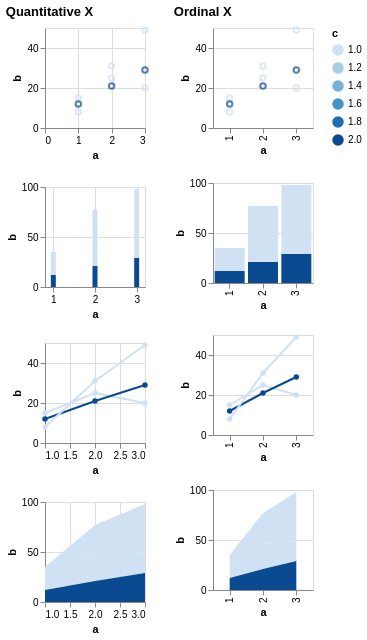

Vega-Lite specification for this chart:
### Vega specification from a JSON file in a GitHub repository (floating-point values rounded to 4 significant figures)
{"$schema": "https://vega.github.io/schema/vega/v5.json", "description": "Testing invalid", "background": "white", "padding": 5, "data": [{"name": "source_0", "values": [{"a": 1, "b": 15, "c": 1}, {"a": 2, "b": 25, "c": 1}, {"a": 3, "b": 20, "c": 1}, {"a": 1, "b": 12, "c": 2}, {"a": 2, "b": 21, "c": 2}, {"a": 3, "b": 29, "c": 2}, {"a": 1, "b": 8, "c": null}, {"a": 2, "b": 31, "c": null}, {"a": 3, "b": 49, "c": null}]}, {"name": "data_0", "source": "source_0", "transform": [{"type": "formula", "expr": "toNumber(datum[\"a\"])", "as": "a"}]}, {"name": "data_2", "source": "data_0", "transform": [{"type": "stack", "groupby": ["a"], "field": "b", "sort": {"field": ["c"], "order": ["descending"]}, "as": ["b_start", "b_end"], "offset": "zero"}]}, {"name": "data_3", "source": "data_0", "transform": [{"type": "impute", "field": "b", "groupby": ["c"], "key": "a", "method": "value", "value": 0}, {"type": "stack", "groupby": ["a"], "field": "b", "sort": {"field": ["c"], "order": ["descending"]}, "as": ["b_start", "b_end"], "offset": "zero"}]}, {"name": "data_4", "source": "data_0", "transform": [{"type": "stack", "groupby": ["a"], "field": "b", "sort": {"field": ["c"], "order": ["descending"]}, "as": ["b_start", "b_end"], "offset": "zero"}]}, {"name": "data_5", "source": "data_0", "transform": [{"type": "impute", "field": "b", "groupby": ["c"], "key": "a", "method": "value", "value": 0}, {"type": "stack", "groupby": ["a"], "field": "b", "sort": {"field": ["c"], "order": ["descending"]}, "as": ["b_start", "b_end"], "offset": "zero"}]}], "signals": [{"name": "childWidth", "value": 100}, {"name": "concat_0_childHeight", "value": 100}, {"name": "concat_1_childHeight", "value": 100}], "layout": {"padding": 20, "bounds": "full", "align": "each"}, "marks": [{"type": "group", "name": "concat_0_group", "title": {"text": "Quantitative X", "anchor": "start"}, "layout": {"padding": 20, "columns": 1, "bounds": "full", "align": "each"}, "marks": [{"type": "group", "name": "concat_0_concat_0_group", "style": "cell", "encode": {"update": {"width": {"signal": "childWidth"}, "height": {"signal": "concat_0_childHeight"}}}, "marks": [{"name": "concat_0_concat_0_marks", "type": "symbol", "style": ["point"], "from": {"data": "data_0"}, "encode": {"update": {"opacity": {"value": 0.7}, "fill": {"value": "transparent"}, "stroke": [{"test": "!isValid(datum[\"c\"]) || !isFinite(+datum[\"c\"])", "signal": "scale('color', domain('color')[0])"}, {"scale": "color", "field": "c"}], "ariaRoleDescription": {"value": "point"}, "description": {"signal": "\"a: \" + (format(datum[\"a\"], \"\")) + \"; b: \" + (format(datum[\"b\"], \"\")) + \"; c: \" + (format(datum[\"c\"], \"\"))"}, "x": [{"test": "!isValid(datum[\"a\"]) || !isFinite(+datum[\"a\"])", "value": 0}, {"scale": "concat_0_concat_0_x", "field": "a"}], "y": [{"test": "!isValid(datum[\"b\"]) || !isFinite(+datum[\"b\"])", "field": {"group": "height"}}, {"scale": "concat_0_concat_0_y", "field": "b"}]}}}], "axes": [{"scale": "concat_0_concat_0_x", "orient": "bottom", "gridScale": "concat_0_concat_0_y", "grid": true, "tickCount": {"signal": "ceil(childWidth/40)"}, "domain": false, "labels": false, "aria": false, "maxExtent": 0, "minExtent": 0, "ticks": false, "zindex": 0}, {"scale": "concat_0_concat_0_y", "orient": "left", "gridScale": "concat_0_concat_0_x", "grid": true, "tickCount": {"signal": "ceil(concat_0_childHeight/40)"}, "domain": false, "labels": false, "aria": false, "maxExtent": 0, "minExtent": 0, "ticks": false, "zindex": 0}, {"scale": "concat_0_concat_0_x", "orient": "bottom", "grid": false, "title": "a", "labelFlush": true, "labelOverlap": true, "tickCount": {"signal": "ceil(childWidth/40)"}, "zindex": 0}, {"scale": "concat_0_concat_0_y", "orient": "left", "grid": false, "title": "b", "labelOverlap": true, "tickCount": {"signal": "ceil(concat_0_childHeight/40)"}, "zindex": 0}]}, {"type": "group", "name": "concat_0_concat_1_group", "style": "cell", "encode": {"update": {"width": {"signal": "childWidth"}, "height": {"signal": "concat_0_childHeight"}}}, "marks": [{"name": "concat_0_concat_1_marks", "type": "rect", "style": ["bar"], "from": {"data": "data_2"}, "encode": {"update": {"fill": [{"test": "!isValid(datum[\"c\"]) || !isFinite(+datum[\"c\"])", "signal": "scale('color', domain('color')[0])"}, {"scale": "color", "field": "c"}], "ariaRoleDescription": {"value": "bar"}, "description": {"signal": "\"a: \" + (format(datum[\"a\"], \"\")) + \"; b: \" + (format(datum[\"b\"], \"\")) + \"; c: \" + (format(datum[\"c\"], \"\"))"}, "xc": [{"test": "!isValid(datum[\"a\"]) || !isFinite(+datum[\"a\"])", "value": 0}, {"scale": "concat_0_concat_1_x", "field": "a"}], "width": {"value": 5}, "y": {"scale": "concat_0_concat_1_y", "field": "b_end"}, "y2": {"scale": "concat_0_concat_1_y", "field": "b_start"}}}}], "axes": [{"scale": "concat_0_concat_1_x", "orient": "bottom", "gridScale": "concat_0_concat_1_y", "grid": true, "tickCount": {"signal": "ceil(childWidth/40)"}, "domain": false, "labels": false, "aria": false, "maxExtent": 0, "minExtent": 0, "ticks": false, "zindex": 0}, {"scale": "concat_0_concat_1_y", "orient": "left", "gridScale": "concat_0_concat_1_x", "grid": true, "tickCount": {"signal": "ceil(concat_0_childHeight/40)"}, "domain": false, "labels": false, "aria": false, "maxExtent": 0, "minExtent": 0, "ticks": false, "zindex": 0}, {"scale": "concat_0_concat_1_x", "orient": "bottom", "grid": false, "title": "a", "labelFlush": true, "labelOverlap": true, "tickCount": {"signal": "ceil(childWidth/40)"}, "zindex": 0}, {"scale": "concat_0_concat_1_y", "orient": "left", "grid": false, "title": "b", "labelOverlap": true, "tickCount": {"signal": "ceil(concat_0_childHeight/40)"}, "zindex": 0}]}, {"type": "group", "name": "concat_0_concat_2_group", "style": "cell", "encode": {"update": {"width": {"signal": "childWidth"}, "height": {"signal": "concat_0_childHeight"}}}, "marks": [{"name": "concat_0_concat_2_layer_0_pathgroup", "type": "group", "from": {"facet": {"name": "faceted_path_concat_0_concat_2_layer_0_main", "data": "data_0", "groupby": ["c"]}}, "encode": {"update": {"width": {"field": {"group": "width"}}, "height": {"field": {"group": "height"}}}}, "marks": [{"name": "concat_0_concat_2_layer_0_marks", "type": "line", "style": ["line"], "sort": {"field": "datum[\"a\"]"}, "from": {"data": "faceted_path_concat_0_concat_2_layer_0_main"}, "encode": {"update": {"stroke": [{"test": "!isValid(datum[\"c\"]) || !isFinite(+datum[\"c\"])", "signal": "scale('color', domain('color')[0])"}, {"scale": "color", "field": "c"}], "description": {"signal": "\"a: \" + (format(datum[\"a\"], \"\")) + \"; b: \" + (format(datum[\"b\"], \"\")) + \"; c: \" + (format(datum[\"c\"], \"\"))"}, "x": [{"test": "!isValid(datum[\"a\"]) || !isFinite(+datum[\"a\"])", "value": 0}, {"scale": "concat_0_concat_2_x", "field": "a"}], "y": [{"test": "!isValid(datum[\"b\"]) || !isFinite(+datum[\"b\"])", "field": {"group": "height"}}, {"scale": "concat_0_concat_2_y", "field": "b"}]}}}]}, {"name": "concat_0_concat_2_layer_1_marks", "type": "symbol", "style": ["point"], "from": {"data": "data_0"}, "encode": {"update": {"opacity": {"value": 1}, "fill": [{"test": "!isValid(datum[\"c\"]) || !isFinite(+datum[\"c\"])", "signal": "scale('color', domain('color')[0])"}, {"scale": "color", "field": "c"}], "ariaRoleDescription": {"value": "point"}, "description": {"signal": "\"a: \" + (format(datum[\"a\"], \"\")) + \"; b: \" + (format(datum[\"b\"], \"\")) + \"; c: \" + (format(datum[\"c\"], \"\"))"}, "x": [{"test": "!isValid(datum[\"a\"]) || !isFinite(+datum[\"a\"])", "value": 0}, {"scale": "concat_0_concat_2_x", "field": "a"}], "y": [{"test": "!isValid(datum[\"b\"]) || !isFinite(+datum[\"b\"])", "field": {"group": "height"}}, {"scale": "concat_0_concat_2_y", "field": "b"}]}}}], "axes": [{"scale": "concat_0_concat_2_x", "orient": "bottom", "gridScale": "concat_0_concat_2_y", "grid": true, "tickCount": {"signal": "ceil(childWidth/40)"}, "domain": false, "labels": false, "aria": false, "maxExtent": 0, "minExtent": 0, "ticks": false, "zindex": 0}, {"scale": "concat_0_concat_2_y", "orient": "left", "gridScale": "concat_0_concat_2_x", "grid": true, "tickCount": {"signal": "ceil(concat_0_childHeight/40)"}, "domain": false, "labels": false, "aria": false, "maxExtent": 0, "minExtent": 0, "ticks": false, "zindex": 0}, {"scale": "concat_0_concat_2_x", "orient": "bottom", "grid": false, "title": "a", "labelFlush": true, "labelOverlap": true, "tickCount": {"signal": "ceil(childWidth/40)"}, "zindex": 0}, {"scale": "concat_0_concat_2_y", "orient": "left", "grid": false, "title": "b", "labelOverlap": true, "tickCount": {"signal": "ceil(concat_0_childHeight/40)"}, "zindex": 0}]}, {"type": "group", "name": "concat_0_concat_3_group", "style": "cell", "encode": {"update": {"width": {"signal": "childWidth"}, "height": {"signal": "concat_0_childHeight"}}}, "marks": [{"name": "concat_0_concat_3_pathgroup", "type": "group", "from": {"facet": {"name": "faceted_path_concat_0_concat_3_main", "data": "data_3", "groupby": ["c"]}}, "encode": {"update": {"width": {"field": {"group": "width"}}, "height": {"field": {"group": "height"}}}}, "marks": [{"name": "concat_0_concat_3_marks", "type": "area", "style": ["area"], "sort": {"field": "datum[\"a\"]"}, "from": {"data": "faceted_path_concat_0_concat_3_main"}, "encode": {"update": {"orient": {"value": "vertical"}, "fill": [{"test": "!isValid(datum[\"c\"]) || !isFinite(+datum[\"c\"])", "signal": "scale('color', domain('color')[0])"}, {"scale": "color", "field": "c"}], "description": {"signal": "\"a: \" + (format(datum[\"a\"], \"\")) + \"; b: \" + (format(datum[\"b\"], \"\")) + \"; c: \" + (format(datum[\"c\"], \"\"))"}, "x": [{"test": "!isValid(datum[\"a\"]) || !isFinite(+datum[\"a\"])", "value": 0}, {"scale": "concat_0_concat_3_x", "field": "a"}], "y": {"scale": "concat_0_concat_3_y", "field": "b_end"}, "y2": {"scale": "concat_0_concat_3_y", "field": "b_start"}}}}]}], "axes": [{"scale": "concat_0_concat_3_x", "orient": "bottom", "gridScale": "concat_0_concat_3_y", "grid": true, "tickCount": {"signal": "ceil(childWidth/40)"}, "domain": false, "labels": false, "aria": false, "maxExtent": 0, "minExtent": 0, "ticks": false, "zindex": 0}, {"scale": "concat_0_concat_3_y", "orient": "left", "gridScale": "concat_0_concat_3_x", "grid": true, "tickCount": {"signal": "ceil(concat_0_childHeight/40)"}, "domain": false, "labels": false, "aria": false, "maxExtent": 0, "minExtent": 0, "ticks": false, "zindex": 0}, {"scale": "concat_0_concat_3_x", "orient": "bottom", "grid": false, "title": "a", "labelFlush": true, "labelOverlap": true, "tickCount": {"signal": "ceil(childWidth/40)"}, "zindex": 0}, {"scale": "concat_0_concat_3_y", "orient": "left", "grid": false, "title": "b", "labelOverlap": true, "tickCount": {"signal": "ceil(concat_0_childHeight/40)"}, "zindex": 0}]}]}, {"type": "group", "name": "concat_1_group", "title": {"text": "Ordinal X", "anchor": "start"}, "layout": {"padding": 20, "columns": 1, "bounds": "full", "align": "each"}, "marks": [{"type": "group", "name": "concat_1_concat_0_group", "style": "cell", "encode": {"update": {"width": {"signal": "childWidth"}, "height": {"signal": "concat_1_childHeight"}}}, "marks": [{"name": "concat_1_concat_0_marks", "type": "symbol", "style": ["point"], "from": {"data": "data_0"}, "encode": {"update": {"opacity": {"value": 0.7}, "fill": {"value": "transparent"}, "stroke": [{"test": "!isValid(datum[\"c\"]) || !isFinite(+datum[\"c\"])", "signal": "scale('color', domain('color')[0])"}, {"scale": "color", "field": "c"}], "ariaRoleDescription": {"value": "point"}, "description": {"signal": "\"a: \" + (isValid(datum[\"a\"]) ? datum[\"a\"] : \"\"+datum[\"a\"]) + \"; b: \" + (format(datum[\"b\"], \"\")) + \"; c: \" + (format(datum[\"c\"], \"\"))"}, "x": {"scale": "concat_1_concat_0_x", "field": "a"}, "y": [{"test": "!isValid(datum[\"b\"]) || !isFinite(+datum[\"b\"])", "field": {"group": "height"}}, {"scale": "concat_1_concat_0_y", "field": "b"}]}}}], "axes": [{"scale": "concat_1_concat_0_y", "orient": "left", "gridScale": "concat_1_concat_0_x", "grid": true, "tickCount": {"signal": "ceil(concat_1_childHeight/40)"}, "domain": false, "labels": false, "aria": false, "maxExtent": 0, "minExtent": 0, "ticks": false, "zindex": 0}, {"scale": "concat_1_concat_0_x", "orient": "bottom", "grid": false, "title": "a", "labelAlign": "right", "labelAngle": 270, "labelBaseline": "middle", "zindex": 0}, {"scale": "concat_1_concat_0_y", "orient": "left", "grid": false, "title": "b", "labelOverlap": true, "tickCount": {"signal": "ceil(concat_1_childHeight/40)"}, "zindex": 0}]}, {"type": "group", "name": "concat_1_concat_1_group", "style": "cell", "encode": {"update": {"width": {"signal": "childWidth"}, "height": {"signal": "concat_1_childHeight"}}}, "marks": [{"name": "concat_1_concat_1_marks", "type": "rect", "style": ["bar"], "from": {"data": "data_4"}, "encode": {"update": {"fill": [{"test": "!isValid(datum[\"c\"]) || !isFinite(+datum[\"c\"])", "signal": "scale('color', domain('color')[0])"}, {"scale": "color", "field": "c"}], "ariaRoleDescription": {"value": "bar"}, "description": {"signal": "\"a: \" + (isValid(datum[\"a\"]) ? datum[\"a\"] : \"\"+datum[\"a\"]) + \"; b: \" + (format(datum[\"b\"], \"\")) + \"; c: \" + (format(datum[\"c\"], \"\"))"}, "x": {"scale": "concat_1_concat_1_x", "field": "a"}, "width": {"signal": "max(0.25, bandwidth('concat_1_concat_1_x'))"}, "y": {"scale": "concat_1_concat_1_y", "field": "b_end"}, "y2": {"scale": "concat_1_concat_1_y", "field": "b_start"}}}}], "axes": [{"scale": "concat_1_concat_1_y", "orient": "left", "gridScale": "concat_1_concat_1_x", "grid": true, "tickCount": {"signal": "ceil(concat_1_childHeight/40)"}, "domain": false, "labels": false, "aria": false, "maxExtent": 0, "minExtent": 0, "ticks": false, "zindex": 0}, {"scale": "concat_1_concat_1_x", "orient": "bottom", "grid": false, "title": "a", "labelAlign": "right", "labelAngle": 270, "labelBaseline": "middle", "zindex": 0}, {"scale": "concat_1_concat_1_y", "orient": "left", "grid": false, "title": "b", "labelOverlap": true, "tickCount": {"signal": "ceil(concat_1_childHeight/40)"}, "zindex": 0}]}, {"type": "group", "name": "concat_1_concat_2_group", "style": "cell", "encode": {"update": {"width": {"signal": "childWidth"}, "height": {"signal": "concat_1_childHeight"}}}, "marks": [{"name": "concat_1_concat_2_layer_0_pathgroup", "type": "group", "from": {"facet": {"name": "faceted_path_concat_1_concat_2_layer_0_main", "data": "data_0", "groupby": ["c"]}}, "encode": {"update": {"width": {"field": {"group": "width"}}, "height": {"field": {"group": "height"}}}}, "marks": [{"name": "concat_1_concat_2_layer_0_marks", "type": "line", "style": ["line"], "sort": {"field": "datum[\"a\"]"}, "from": {"data": "faceted_path_concat_1_concat_2_layer_0_main"}, "encode": {"update": {"stroke": [{"test": "!isValid(datum[\"c\"]) || !isFinite(+datum[\"c\"])", "signal": "scale('color', domain('color')[0])"}, {"scale": "color", "field": "c"}], "description": {"signal": "\"a: \" + (isValid(datum[\"a\"]) ? datum[\"a\"] : \"\"+datum[\"a\"]) + \"; b: \" + (format(datum[\"b\"], \"\")) + \"; c: \" + (format(datum[\"c\"], \"\"))"}, "x": {"scale": "concat_1_concat_2_x", "field": "a"}, "y": [{"test": "!isValid(datum[\"b\"]) || !isFinite(+datum[\"b\"])", "field": {"group": "height"}}, {"scale": "concat_1_concat_2_y", "field": "b"}]}}}]}, {"name": "concat_1_concat_2_layer_1_marks", "type": "symbol", "style": ["point"], "from": {"data": "data_0"}, "encode": {"update": {"opacity": {"value": 1}, "fill": [{"test": "!isValid(datum[\"c\"]) || !isFinite(+datum[\"c\"])", "signal": "scale('color', domain('color')[0])"}, {"scale": "color", "field": "c"}], "ariaRoleDescription": {"value": "point"}, "description": {"signal": "\"a: \" + (isValid(datum[\"a\"]) ? datum[\"a\"] : \"\"+datum[\"a\"]) + \"; b: \" + (format(datum[\"b\"], \"\")) + \"; c: \" + (format(datum[\"c\"], \"\"))"}, "x": {"scale": "concat_1_concat_2_x", "field": "a"}, "y": [{"test": "!isValid(datum[\"b\"]) || !isFinite(+datum[\"b\"])", "field": {"group": "height"}}, {"scale": "concat_1_concat_2_y", "field": "b"}]}}}], "axes": [{"scale": "concat_1_concat_2_y", "orient": "left", "gridScale": "concat_1_concat_2_x", "grid": true, "tickCount": {"signal": "ceil(concat_1_childHeight/40)"}, "domain": false, "labels": false, "aria": false, "maxExtent": 0, "minExtent": 0, "ticks": false, "zindex": 0}, {"scale": "concat_1_concat_2_x", "orient": "bottom", "grid": false, "title": "a", "labelAlign": "right", "labelAngle": 270, "labelBaseline": "middle", "zindex": 0}, {"scale": "concat_1_concat_2_y", "orient": "left", "grid": false, "title": "b", "labelOverlap": true, "tickCount": {"signal": "ceil(concat_1_childHeight/40)"}, "zindex": 0}]}, {"type": "group", "name": "concat_1_concat_3_group", "style": "cell", "encode": {"update": {"width": {"signal": "childWidth"}, "height": {"signal": "concat_1_childHeight"}}}, "marks": [{"name": "concat_1_concat_3_pathgroup", "type": "group", "from": {"facet": {"name": "faceted_path_concat_1_concat_3_main", "data": "data_5", "groupby": ["c"]}}, "encode": {"update": {"width": {"field": {"group": "width"}}, "height": {"field": {"group": "height"}}}}, "marks": [{"name": "concat_1_concat_3_marks", "type": "area", "style": ["area"], "sort": {"field": "datum[\"a\"]"}, "from": {"data": "faceted_path_concat_1_concat_3_main"}, "encode": {"update": {"orient": {"value": "vertical"}, "fill": [{"test": "!isValid(datum[\"c\"]) || !isFinite(+datum[\"c\"])", "signal": "scale('color', domain('color')[0])"}, {"scale": "color", "field": "c"}], "description": {"signal": "\"a: \" + (isValid(datum[\"a\"]) ? datum[\"a\"] : \"\"+datum[\"a\"]) + \"; b: \" + (format(datum[\"b\"], \"\")) + \"; c: \" + (format(datum[\"c\"], \"\"))"}, "x": {"scale": "concat_1_concat_3_x", "field": "a"}, "y": {"scale": "concat_1_concat_3_y", "field": "b_end"}, "y2": {"scale": "concat_1_concat_3_y", "field": "b_start"}}}}]}], "axes": [{"scale": "concat_1_concat_3_y", "orient": "left", "gridScale": "concat_1_concat_3_x", "grid": true, "tickCount": {"signal": "ceil(concat_1_childHeight/40)"}, "domain": false, "labels": false, "aria": false, "maxExtent": 0, "minExtent": 0, "ticks": false, "zindex": 0}, {"scale": "concat_1_concat_3_x", "orient": "bottom", "grid": false, "title": "a", "labelAlign": "right", "labelAngle": 270, "labelBaseline": "middle", "zindex": 0}, {"scale": "concat_1_concat_3_y", "orient": "left", "grid": false, "title": "b", "labelOverlap": true, "tickCount": {"signal": "ceil(concat_1_childHeight/40)"}, "zindex": 0}]}]}], "scales": [{"name": "color", "type": "linear", "domain": {"fields": [{"data": "data_0", "field": "c"}, {"data": "data_2", "field": "c"}, {"data": "data_3", "field": "c"}, {"data": "data_4", "field": "c"}, {"data": "data_5", "field": "c"}]}, "range": "ramp", "interpolate": "hcl", "zero": false}, {"name": "concat_0_concat_0_x", "type": "linear", "domain": {"data": "data_0", "field": "a"}, "range": [0, {"signal": "childWidth"}], "nice": true, "zero": true}, {"name": "concat_0_concat_0_y", "type": "linear", "domain": {"data": "data_0", "field": "b"}, "range": [{"signal": "concat_0_childHeight"}, 0], "nice": true, "zero": true}, {"name": "concat_0_concat_1_x", "type": "linear", "domain": {"data": "data_2", "field": "a"}, "range": [0, {"signal": "childWidth"}], "nice": true, "zero": false, "padding": 5}, {"name": "concat_0_concat_1_y", "type": "linear", "domain": {"data": "data_2", "fields": ["b_start", "b_end"]}, "range": [{"signal": "concat_0_childHeight"}, 0], "nice": true, "zero": true}, {"name": "concat_0_concat_2_x", "type": "linear", "domain": {"data": "data_0", "field": "a"}, "range": [0, {"signal": "childWidth"}], "nice": true, "zero": false}, {"name": "concat_0_concat_2_y", "type": "linear", "domain": {"data": "data_0", "field": "b"}, "range": [{"signal": "concat_0_childHeight"}, 0], "nice": true, "zero": true}, {"name": "concat_0_concat_3_x", "type": "linear", "domain": {"data": "data_3", "field": "a"}, "range": [0, {"signal": "childWidth"}], "nice": true, "zero": false}, {"name": "concat_0_concat_3_y", "type": "linear", "domain": {"data": "data_3", "fields": ["b_start", "b_end"]}, "range": [{"signal": "concat_0_childHeight"}, 0], "nice": true, "zero": true}, {"name": "concat_1_concat_0_x", "type": "point", "domain": {"data": "data_0", "field": "a", "sort": true}, "range": [0, {"signal": "childWidth"}], "padding": 0.5}, {"name": "concat_1_concat_0_y", "type": "linear", "domain": {"data": "data_0", "field": "b"}, "range": [{"signal": "concat_1_childHeight"}, 0], "nice": true, "zero": true}, {"name": "concat_1_concat_1_x", "type": "band", "domain": {"data": "data_4", "field": "a", "sort": true}, "range": [0, {"signal": "childWidth"}], "paddingInner": 0.1, "paddingOuter": 0.05}, {"name": "concat_1_concat_1_y", "type": "linear", "domain": {"data": "data_4", "fields": ["b_start", "b_end"]}, "range": [{"signal": "concat_1_childHeight"}, 0], "nice": true, "zero": true}, {"name": "concat_1_concat_2_x", "type": "point", "domain": {"data": "data_0", "field": "a", "sort": true}, "range": [0, {"signal": "childWidth"}], "padding": 0.5}, {"name": "concat_1_concat_2_y", "type": "linear", "domain": {"data": "data_0", "field": "b"}, "range": [{"signal": "concat_1_childHeight"}, 0], "nice": true, "zero": true}, {"name": "concat_1_concat_3_x", "type": "point", "domain": {"data": "data_5", "field": "a", "sort": true}, "range": [0, {"signal": "childWidth"}], "padding": 0.5}, {"name": "concat_1_concat_3_y", "type": "linear", "domain": {"data": "data_5", "fields": ["b_start", "b_end"]}, "range": [{"signal": "concat_1_childHeight"}, 0], "nice": true, "zero": true}], "legends": [{"stroke": "color", "gradientLength": {"signal": "clamp(concat_0_childHeight, 64, 200)"}, "title": "c", "encode": {"gradient": {"update": {"opacity": {"value": 0.7}}}}, "fill": "color"}]}
